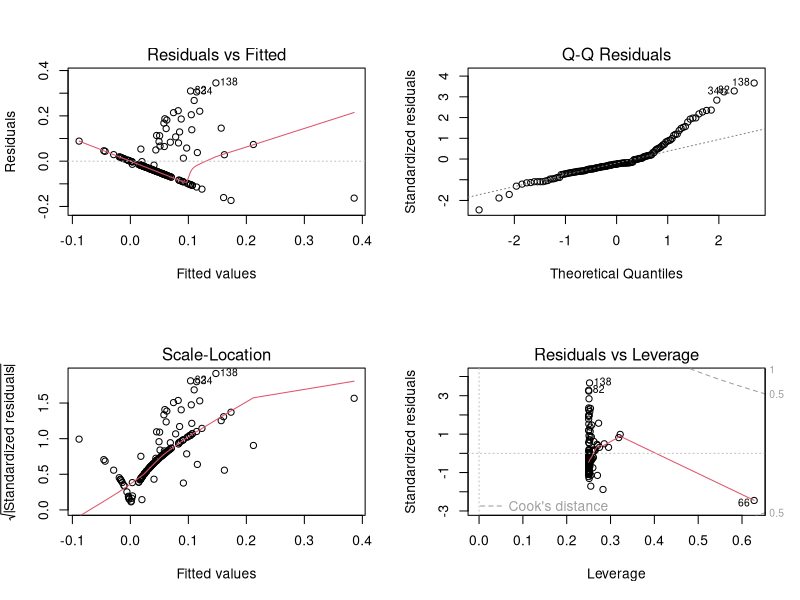
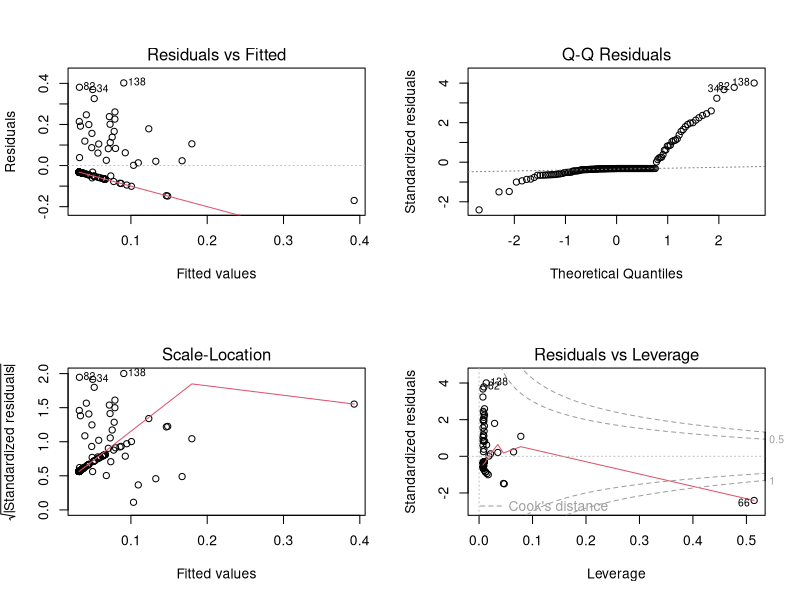
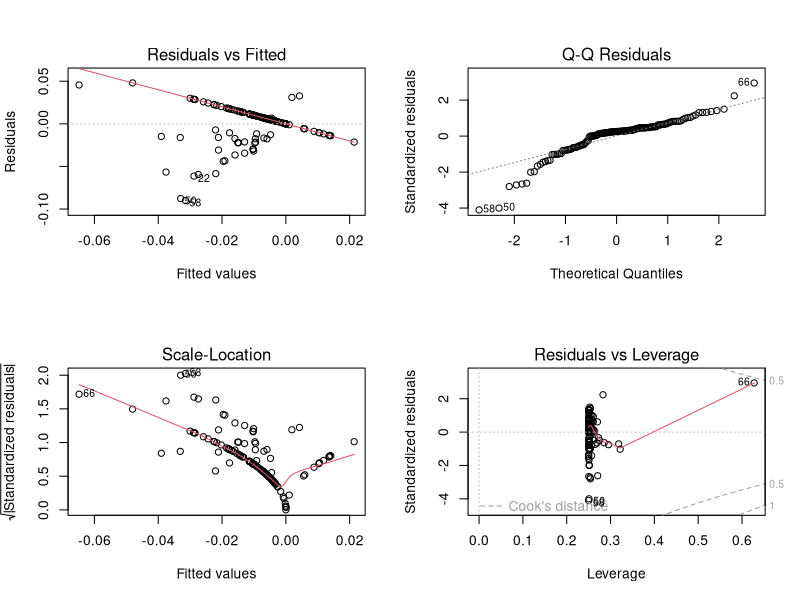
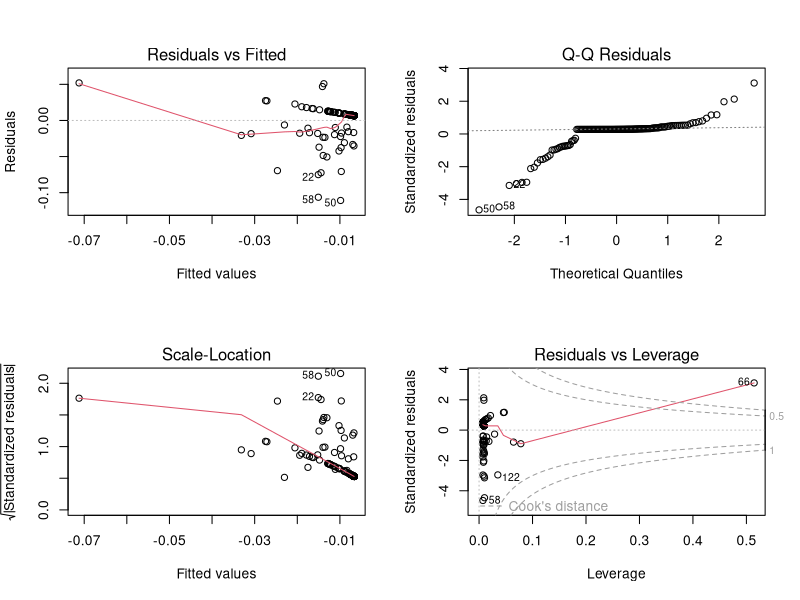

Source code (R) for these figures, in order:
## ---- chunk 1
knitr::opts_chunk$set(echo = FALSE)
## ---- chunk 2
library(ggplot2)
library(MASS)
library(tidyverse)
library(kableExtra)
## ---- chunk 3
inner_data = read.csv("../Data/final_data_quarter_inner_join3.csv")
inner_data$X.unem..TOTAL.[is.na(inner_data$X.unem..TOTAL.)] <- 0
inner_data$X.GDP..TOTAL.[is.na(inner_data$X.GDP..TOTAL.)] <- 0

#inner_data = inner_data %>% filter(!is.na(X.unem..TOTAL.)) %>% filter(!is.na(X.GDP..TOTAL.))

#inner_data #%>% kable %>% kable_styling()
#dim(inner_data)
## ---- chunk 4
model11 = lm(X.unem..TOTAL. ~ New_cases_pc + Country, data=inner_data)
modsum = summary(model11)
as.data.frame(modsum[4]$coefficients) #%>% kable %>% kable_styling()
## ---- chunk 5
par(mfrow=c(2,2))
plot(model11)
## ---- chunk 6
model11 = lm(X.unem..TOTAL. ~ New_cases_pc, data=inner_data)

modsum = summary(model11)
as.data.frame(modsum[4]$coefficients) #%>% kable %>% kable_styling()
## ---- chunk 7
par(mfrow=c(2,2))
plot(model11)
## ---- chunk 8
model11 = lm(X.GDP..TOTAL. ~ New_cases_pc + Country, data=inner_data)

modsum = summary(model11)
as.data.frame(modsum[4]$coefficients) %>% kable %>% kable_styling()
## ---- chunk 9
par(mfrow=c(2,2))
plot(model11)
## ---- chunk 10
model11 = lm(X.GDP..TOTAL. ~ New_cases_pc, data=inner_data)

modsum = summary(model11)
as.data.frame(modsum[4]$coefficients) %>% kable %>% kable_styling()
## ---- chunk 11
par(mfrow=c(2,2))
plot(model11)
